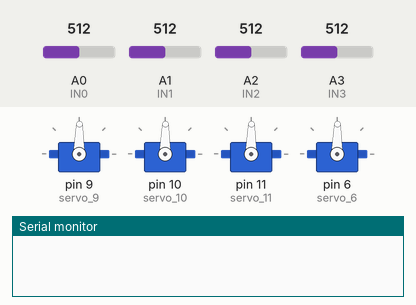
This sketch was run on a simulated Arduino Uno, built with avr-gcc and run on an emulated ATmega328P. On the bench: 4 × servo, the last lines printed to the serial monitor. The test bench sets the inputs (shaded band); at power-on: A0 (IN0) = 512, A1 (IN1) = 512, A2 (IN2) = 512, A3 (IN3) = 512.

Above: at 0.05 s.
At 22.55 s:
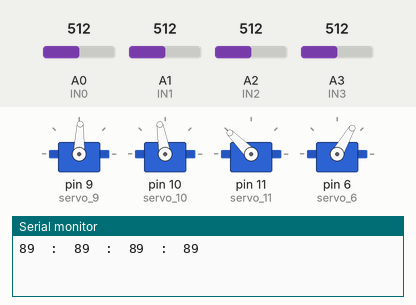
Timing chart, 0 to 29.3 s (numbered marks = the images above):
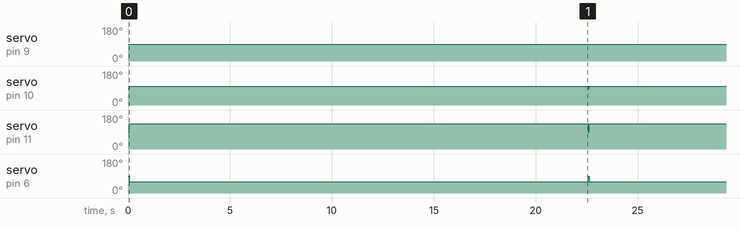

Measured:
- by itself, servo on pin 9 (servo_9): alternates 89° for 0.05 s and 88° for 22.5 s
- by itself, servo on pin 10 (servo_10): alternates 100° for 22.5 s and 89° for 0.05 s
- by itself, servo on pin 11 (servo_11): alternates 135° for 22.5 s and 89° for 0.05 s
- by itself, servo on pin 6 (servo_6): alternates 89° for 0.05 s and 60° for 22.5 s

The sketch:

sketch_nov28a.ino
```cpp
#include <Servo.h>

#define IN0 A0
#define IN1 A1
#define IN2 A2
#define IN3 A3

Servo servo_9;
Servo servo_10;
Servo servo_11;
Servo servo_6;

int ini_1=0;
int ini_2=0;
int ini_3=0;
int ini_4=0;

void setup()
{
  Serial.begin(9600);
  servo_9.attach(9, 544, 2400);
  servo_10.attach(10, 500, 2500);
  servo_11.attach(11, 500, 2500);
  servo_6.attach(6, 500, 2500);
}

void mudar (Servo servo,int inicial, int final) {

   if(inicial < final) {
      for(int i=inicial; i<=final; i++){
         servo.write(i);
         delay(15);
      }
   } else {
      for(int i=inicial; i>=final; i--){
         servo.write(i);
         delay(15);
      }

   }

}


void loop()
{
  int valor1 = analogRead(IN0);
  int valor2 = analogRead(IN1);
  int valor3 = analogRead(IN2);
  int valor4 = analogRead(IN3);
  byte pos1 = map (valor1, 0, 1023, 0,179);
  byte pos2 = map (valor2, 0, 1023, 0,179);
  byte pos3  = map (valor3, 0, 1023, 0,179);
  byte pos4  = map (valor4, 0, 1023, 0,179);
  servo_9.write(pos2);
  servo_10.write(pos1);
  servo_11.write(pos3);
  servo_6.write(pos4);

   delay(50);
  Serial.print(pos1);
  Serial.print("  :  ");
  Serial.print(pos2);
  Serial.print("  :  ");
  Serial.print(pos3);
  Serial.print("  :  ");
  Serial.print(pos4);
  Serial.println();

 // posiciao inicial
  pos1= 100;
  pos2=88;
  pos3=135;
  pos4=60;

  servo_9.write(pos2);
  servo_10.write(pos1);
  servo_11.write(pos3);
  servo_6.write(pos4);
  ini_1 = pos1;
  ini_2 = pos2;
  ini_3= pos3;
  ini_4= pos4;
//================================================
//pegar peca
  delay(4000);
  pos1= 100;
  pos2= 170 ;
  pos3= 70;
  pos4= 140;
  mudar(servo_10,ini_1,pos1);
  mudar(servo_9,ini_2,pos2);
  mudar(servo_11,ini_3,pos3);
  mudar(servo_6,ini_4,pos4);
  ini_1 = pos1;
  ini_2 = pos2;
  ini_3= pos3;
  ini_4= pos4;


//=========================================
//soltar peca
  delay(4000);
  pos1= 150;
  pos2= 150 ;
  pos3= 140;
  pos4= 83;
  mudar(servo_10,ini_1,pos1);
  mudar(servo_9,ini_2,pos2);
  mudar(servo_11,ini_3,pos3);
  mudar(servo_6,ini_4,pos4);
  ini_1 = pos1;
  ini_2 = pos2;
  ini_3= pos3;
  ini_4= pos4;

  delay(8000);


}
```
